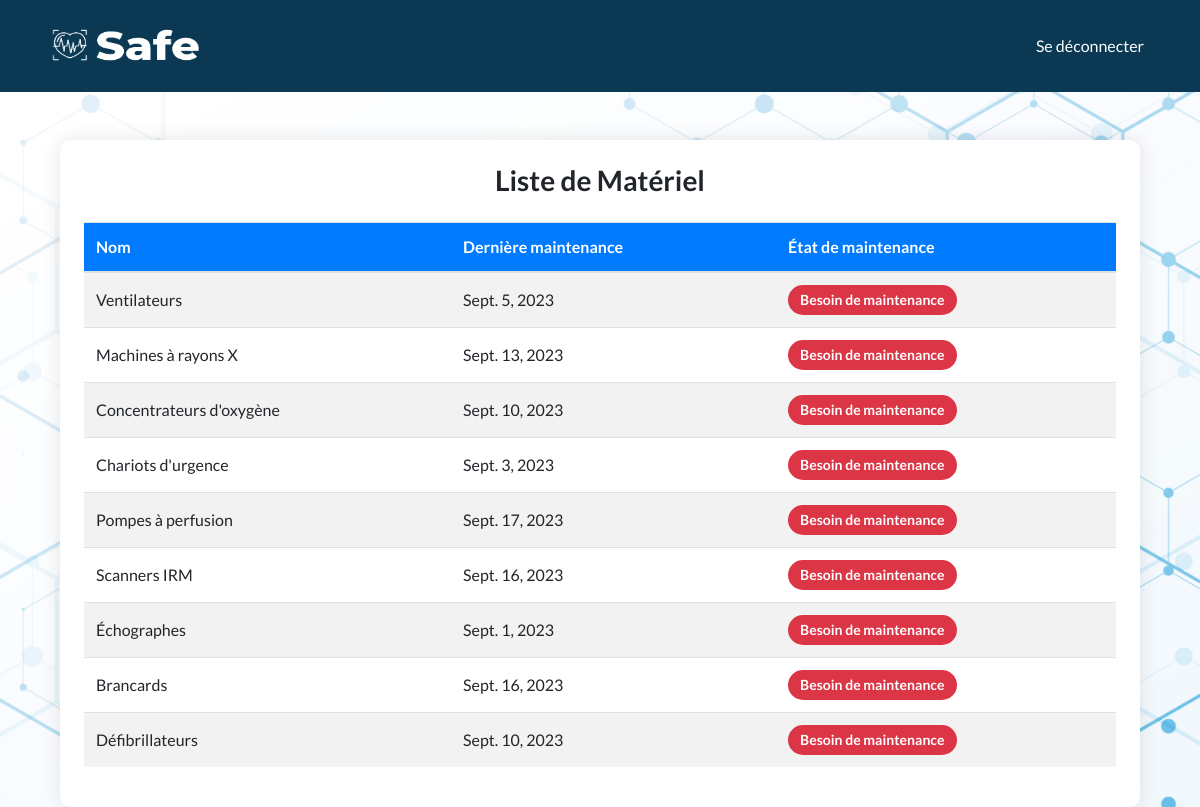
Page /materiels/ (signed in) on the committed database.
### myapp/models.py (models this page shows)
class Materiel(models.Model):
    nom = models.CharField(max_length=100)
    derniere_maintenance = models.DateField()

### myapp/views.py (the view)
# urls.py: path('materiels/', views.materiels_list, name='materiels_list'),
@login_required
@user_passes_test(is_infermiere)
def materiels_list(request):
    materials = Materiel.objects.all()
    today = date.today()
    for material in materials:
        maintenance_diff = today - material.derniere_maintenance
        if maintenance_diff.days > 15:
            material.status = "Besoin de maintenance"
        else:
            material.status = "OK"
    context = {
        'materials': materials
    }
    return render(request, 'materiels_list.html', context)

### myapp/views.py (called while the page is built)
def is_infermiere(user):
    return user.is_authenticated and (user.is_infermiere or user.is_staff)

### myapp/templates/materiels_list.html (shortened to what this page needs)
{% extends 'base.html' %}
{% block content %}
<div class="container mt-5">
  <div class="row">
    <div class="col-md-12">
      <div class="card p-4">
        <h1 class="text-center mb-4">Liste de Matériel</h1>
        <div class="table-responsive">
          <table class="table table-striped">
            <thead>
              <tr>
                <th>Nom</th>
                <th>Dernière maintenance</th>
                <th>État de maintenance</th>
              </tr>
            </thead>
            <tbody>
              {% for material in materials %}
                <tr>
                  <td>{{ material.nom }}</td>
                  <td>{{ material.derniere_maintenance }}</td>
                  <td>
                    <span class="badge {% if material.status == 'OK' %}badge-success{% elif material.status == 'Besoin de maintenance' %}badge-danger{% endif %}">
                      {{ material.status }}
                    </span>
                  </td>
                </tr>
              {% endfor %}
            </tbody>
          </table>
        </div>
      </div>
    </div>
  </div>
</div>
{% endblock %}

### myapp/static/css/style.css (style rules this page uses)
body { background-image: url('/static/images/19366.jpg'); background-size: cover; background-position: center; }

### myapp/templates/base.html (style rules this page uses)
body { font-family: 'Lato', sans-serif; background-color: #f4f4f4; }
.container { margin-top: 2rem; }

### myapp/templates/materiels_list.html (style rules this page uses)
body { background-color: #f8f9fa; }
.card { border: none; box-shadow: 0 0 20px rgba(0, 0, 0, 0.1); border-radius: 10px; }
h1 { font-size: 28px; font-weight: bold; }
.table { font-size: 16px; }
.table th { background-color: #007bff; color: #fff; }
.table th, .table td { vertical-align: middle; }
.table .badge { font-size: 14px; padding: 8px 12px; border-radius: 20px; }
.badge-danger { background-color: #dc3545; color: #fff; }

### rows in the picture
Materiel: nom "Ventilateurs", derniere_maintenance "Sept. 5, 2023", status "Besoin de maintenance"
Materiel: nom "Machines à rayons X", derniere_maintenance "Sept. 13, 2023", status "Besoin de maintenance"
Materiel: nom "Concentrateurs d'oxygène", derniere_maintenance "Sept. 10, 2023", status "Besoin de maintenance"
Materiel: nom "Chariots d'urgence", derniere_maintenance "Sept. 3, 2023", status "Besoin de maintenance"
Materiel: nom "Pompes à perfusion", derniere_maintenance "Sept. 17, 2023", status "Besoin de maintenance"
Materiel: nom "Scanners IRM", derniere_maintenance "Sept. 16, 2023", status "Besoin de maintenance"
Materiel: nom "Échographes", derniere_maintenance "Sept. 1, 2023", status "Besoin de maintenance"
Materiel: nom "Brancards", derniere_maintenance "Sept. 16, 2023", status "Besoin de maintenance"
Materiel: nom "Défibrillateurs", derniere_maintenance "Sept. 10, 2023", status "Besoin de maintenance"
